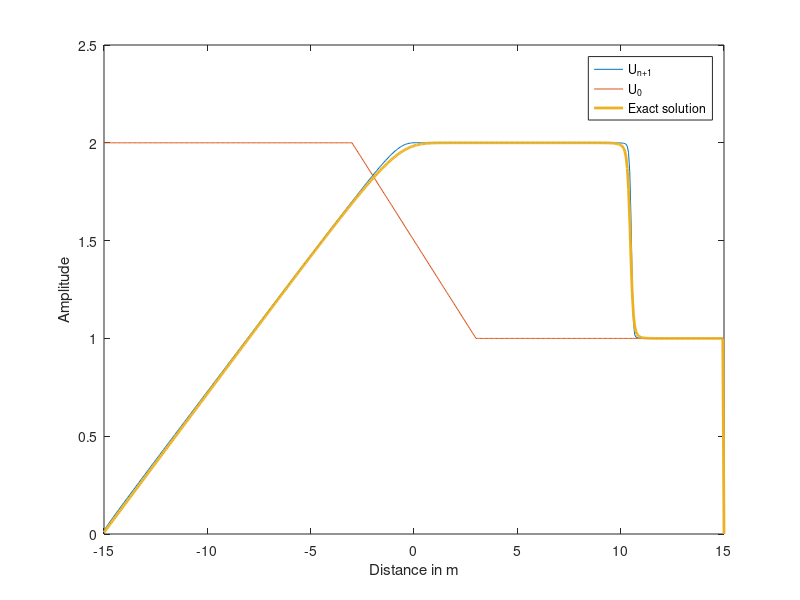

Write MATLAB code to recreate this figure. (Note: this script raises an error after producing the figure.)
clear all;
close all;
clc;

L=15;
N=500; %% points in space
dx=2*L/N; %% step size in space
x=-L:dx:L; %% domain
x=x';

c=7; %% Wave speed

dt=1/600; %% Step size in time
T=1; %% Final time
t=0:dt:T;
Nt=numel(t);

alpha=c*dt/dx; %% CFL


%% Initial condition

u0=zeros(1,numel(x));
for(jj=1:numel(x)-1)
    if(x(jj)<-L/5)
        u0(jj)=2;
    elseif(x(jj)<=L/5 && x(jj)>=-L/5)
        u0(jj)=(3-5*x(jj)/L)/2;
    elseif(x(jj)>L/5)
        u0(jj)=1;
    end
end

%% Analytical solution

ue=u0';
for(jj=1:numel(t))
    xt= x + c*ue*dt;
    xt= [x(1)-dx; xt ; x(end)+dx];
    ut=[0;ue;0];
    ue= interp1(xt, ut, x);
end

%% Lax wendroff method


u=u0;
for(i=2:N+1)
    K(i,i)=-1/2;
    K(i-1,i)=1/2;

    KP(i,i)=1/2;
    KP(i,i-1)=-1/2;
end
K(1,1)=-0.5;
KP(1,1)=0.5;

for(i=1:Nt)
    if(c<0)
        unp=u-((alpha*(K*(u.*u)'))+(alpha^2*(K*(u.*(K*(u.*u)')')')))';
    else
        unp=u-((alpha*(KP*(u.*u)'))+(alpha^2*(KP*(u.*(KP*(u.*u)')')')))';
    end

    u=unp;

end

 error_lax=sum((u-ue')/ue')^2;
 
plot(x,unp,x,u0,x,ue,"LineWidth",2)
legend("U_{n+1}","U_{0}","Exact solution")
xlabel("Distance in m")
ylabel("Amplitude")
fontsize(gca,15,'points')